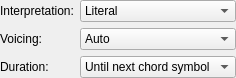
<?xml version="1.0" encoding="UTF-8"?>
<ui version="4.0">
 <class>VoicingSelect</class>
 <widget class="QWidget" name="VoicingSelect">
  <property name="geometry">
   <rect>
    <x>0</x>
    <y>0</y>
    <width>221</width>
    <height>72</height>
   </rect>
  </property>
  <property name="sizePolicy">
   <sizepolicy hsizetype="Preferred" vsizetype="Fixed">
    <horstretch>0</horstretch>
    <verstretch>0</verstretch>
   </sizepolicy>
  </property>
  <layout class="QGridLayout" name="gridLayout">
   <property name="leftMargin">
    <number>0</number>
   </property>
   <property name="topMargin">
    <number>0</number>
   </property>
   <property name="rightMargin">
    <number>0</number>
   </property>
   <property name="bottomMargin">
    <number>0</number>
   </property>
   <item row="4" column="0">
    <widget class="QLabel" name="label_3">
     <property name="text">
      <string>Duration:</string>
     </property>
     <property name="buddy">
      <cstring>durationBox</cstring>
     </property>
    </widget>
   </item>
   <item row="0" column="0">
    <widget class="QLabel" name="label_2">
     <property name="text">
      <string>Interpretation:</string>
     </property>
     <property name="buddy">
      <cstring>interpretBox</cstring>
     </property>
    </widget>
   </item>
   <item row="2" column="0">
    <widget class="QLabel" name="label">
     <property name="text">
      <string>Voicing:</string>
     </property>
     <property name="buddy">
      <cstring>voicingBox</cstring>
     </property>
    </widget>
   </item>
   <item row="0" column="1">
    <widget class="QComboBox" name="interpretBox">
     <property name="currentIndex">
      <number>1</number>
     </property>
     <item>
      <property name="text">
       <string extracomment="adding 9th and 13th as desired">Jazz</string>
      </property>
     </item>
     <item>
      <property name="text">
       <string extracomment="Literally following the chord symbols text">Literal</string>
      </property>
     </item>
    </widget>
   </item>
   <item row="2" column="1">
    <widget class="QComboBox" name="voicingBox">
     <item>
      <property name="text">
       <string>Auto</string>
      </property>
     </item>
     <item>
      <property name="text">
       <string>Root only</string>
      </property>
     </item>
     <item>
      <property name="text">
       <string extracomment="all notes within an octave">Close</string>
      </property>
     </item>
     <item>
      <property name="text">
       <string extracomment="2nd note an octave down">Drop two</string>
      </property>
     </item>
     <item>
      <property name="text">
       <string extracomment="6 note chord">Six note</string>
      </property>
     </item>
     <item>
      <property name="text">
       <string extracomment="4 note chord">Four note</string>
      </property>
     </item>
     <item>
      <property name="text">
       <string extracomment="3 note chord">Three note</string>
      </property>
     </item>
    </widget>
   </item>
   <item row="4" column="1">
    <widget class="QComboBox" name="durationBox">
     <item>
      <property name="text">
       <string>Until next chord symbol</string>
      </property>
     </item>
     <item>
      <property name="text">
       <string>Until measure end</string>
      </property>
     </item>
     <item>
      <property name="text">
       <string>Chord/rest duration</string>
      </property>
     </item>
    </widget>
   </item>
  </layout>
 </widget>
 <resources/>
 <connections/>
</ui>
